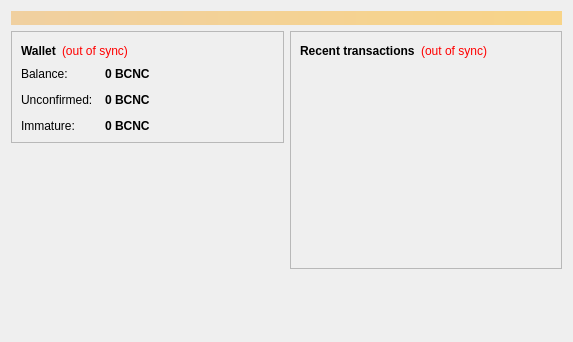
<?xml version="1.0" encoding="UTF-8"?>
<ui version="4.0">
 <class>OverviewPage</class>
 <widget class="QWidget" name="OverviewPage">
  <property name="geometry">
   <rect>
    <x>0</x>
    <y>0</y>
    <width>573</width>
    <height>342</height>
   </rect>
  </property>
  <property name="windowTitle">
   <string>Form</string>
  </property>
  <layout class="QVBoxLayout" name="topLayout">
   <item>
    <widget class="QLabel" name="labelAlerts">
     <property name="visible">
      <bool>false</bool>
     </property>
     <property name="styleSheet">
      <string notr="true">background-color: qlineargradient(x1: 0, y1: 0, x2: 1, y2: 0, stop:0 #F0D0A0, stop:1 #F8D488); color:#000000;</string>
     </property>
     <property name="wordWrap">
      <bool>true</bool>
     </property>
     <property name="margin">
      <number>3</number>
     </property>
    </widget>
   </item>
   <item>
    <layout class="QHBoxLayout" name="horizontalLayout" stretch="1,1">
     <item>
      <layout class="QVBoxLayout" name="verticalLayout_2">
       <item>
        <widget class="QFrame" name="frame">
         <property name="frameShape">
          <enum>QFrame::StyledPanel</enum>
         </property>
         <property name="frameShadow">
          <enum>QFrame::Raised</enum>
         </property>
         <layout class="QVBoxLayout" name="verticalLayout_4">
          <item>
           <layout class="QHBoxLayout" name="horizontalLayout_4">
            <item>
             <widget class="QLabel" name="label_5">
              <property name="font">
               <font>
                <weight>75</weight>
                <bold>true</bold>
               </font>
              </property>
              <property name="text">
               <string>Wallet</string>
              </property>
             </widget>
            </item>
            <item>
             <widget class="QLabel" name="labelWalletStatus">
              <property name="toolTip">
               <string>The displayed information may be out of date. Your wallet automatically synchronizes with the Bitcoincap network after a connection is established, but this process has not completed yet.</string>
              </property>
              <property name="styleSheet">
               <string notr="true">QLabel { color: red; }</string>
              </property>
              <property name="text">
               <string notr="true">(out of sync)</string>
              </property>
              <property name="alignment">
               <set>Qt::AlignLeading|Qt::AlignLeft|Qt::AlignVCenter</set>
              </property>
             </widget>
            </item>
            <item>
             <spacer name="horizontalSpacer_2">
              <property name="orientation">
               <enum>Qt::Horizontal</enum>
              </property>
              <property name="sizeHint" stdset="0">
               <size>
                <width>40</width>
                <height>20</height>
               </size>
              </property>
             </spacer>
            </item>
           </layout>
          </item>
          <item>
           <layout class="QFormLayout" name="formLayout_2">
            <property name="fieldGrowthPolicy">
             <enum>QFormLayout::AllNonFixedFieldsGrow</enum>
            </property>
            <property name="horizontalSpacing">
             <number>12</number>
            </property>
            <property name="verticalSpacing">
             <number>12</number>
            </property>
            <item row="0" column="0">
             <widget class="QLabel" name="label">
              <property name="text">
               <string>Balance:</string>
              </property>
             </widget>
            </item>
            <item row="0" column="1">
             <widget class="QLabel" name="labelBalance">
              <property name="font">
               <font>
                <weight>75</weight>
                <bold>true</bold>
               </font>
              </property>
              <property name="cursor">
               <cursorShape>IBeamCursor</cursorShape>
              </property>
              <property name="toolTip">
               <string>Your current balance</string>
              </property>
              <property name="text">
               <string notr="true">0 BCNC</string>
              </property>
              <property name="textInteractionFlags">
               <set>Qt::LinksAccessibleByMouse|Qt::TextSelectableByKeyboard|Qt::TextSelectableByMouse</set>
              </property>
             </widget>
            </item>
            <item row="1" column="0">
             <widget class="QLabel" name="label_3">
              <property name="text">
               <string>Unconfirmed:</string>
              </property>
             </widget>
            </item>
            <item row="1" column="1">
             <widget class="QLabel" name="labelUnconfirmed">
              <property name="font">
               <font>
                <weight>75</weight>
                <bold>true</bold>
               </font>
              </property>
              <property name="cursor">
               <cursorShape>IBeamCursor</cursorShape>
              </property>
              <property name="toolTip">
               <string>Total of transactions that have yet to be confirmed, and do not yet count toward the current balance</string>
              </property>
              <property name="text">
               <string notr="true">0 BCNC</string>
              </property>
              <property name="textInteractionFlags">
               <set>Qt::LinksAccessibleByMouse|Qt::TextSelectableByKeyboard|Qt::TextSelectableByMouse</set>
              </property>
             </widget>
            </item>
            <item row="2" column="0">
             <widget class="QLabel" name="labelImmatureText">
              <property name="text">
               <string>Immature:</string>
              </property>
             </widget>
            </item>
            <item row="2" column="1">
             <widget class="QLabel" name="labelImmature">
              <property name="font">
               <font>
                <weight>75</weight>
                <bold>true</bold>
               </font>
              </property>
              <property name="toolTip">
               <string>Mined balance that has not yet matured</string>
              </property>
              <property name="text">
               <string notr="true">0 BCNC</string>
              </property>
              <property name="textInteractionFlags">
               <set>Qt::LinksAccessibleByMouse|Qt::TextSelectableByKeyboard|Qt::TextSelectableByMouse</set>
              </property>
             </widget>
            </item>
           </layout>
          </item>
         </layout>
        </widget>
       </item>
       <item>
        <spacer name="verticalSpacer">
         <property name="orientation">
          <enum>Qt::Vertical</enum>
         </property>
         <property name="sizeHint" stdset="0">
          <size>
           <width>20</width>
           <height>40</height>
          </size>
         </property>
        </spacer>
       </item>
      </layout>
     </item>
     <item>
      <layout class="QVBoxLayout" name="verticalLayout_3">
       <item>
        <widget class="QFrame" name="frame_2">
         <property name="frameShape">
          <enum>QFrame::StyledPanel</enum>
         </property>
         <property name="frameShadow">
          <enum>QFrame::Raised</enum>
         </property>
         <layout class="QVBoxLayout" name="verticalLayout">
          <item>
           <layout class="QHBoxLayout" name="horizontalLayout_2">
            <item>
             <widget class="QLabel" name="label_4">
              <property name="text">
               <string>&lt;b&gt;Recent transactions&lt;/b&gt;</string>
              </property>
             </widget>
            </item>
            <item>
             <widget class="QLabel" name="labelTransactionsStatus">
              <property name="toolTip">
               <string>The displayed information may be out of date. Your wallet automatically synchronizes with the Bitcoincap network after a connection is established, but this process has not completed yet.</string>
              </property>
              <property name="styleSheet">
               <string notr="true">QLabel { color: red; }</string>
              </property>
              <property name="text">
               <string notr="true">(out of sync)</string>
              </property>
              <property name="alignment">
               <set>Qt::AlignRight|Qt::AlignTrailing|Qt::AlignVCenter</set>
              </property>
             </widget>
            </item>
            <item>
             <spacer name="horizontalSpacer">
              <property name="orientation">
               <enum>Qt::Horizontal</enum>
              </property>
              <property name="sizeHint" stdset="0">
               <size>
                <width>40</width>
                <height>20</height>
               </size>
              </property>
             </spacer>
            </item>
           </layout>
          </item>
          <item>
           <widget class="QListView" name="listTransactions">
            <property name="styleSheet">
             <string notr="true">QListView { background: transparent; }</string>
            </property>
            <property name="frameShape">
             <enum>QFrame::NoFrame</enum>
            </property>
            <property name="verticalScrollBarPolicy">
             <enum>Qt::ScrollBarAlwaysOff</enum>
            </property>
            <property name="horizontalScrollBarPolicy">
             <enum>Qt::ScrollBarAlwaysOff</enum>
            </property>
            <property name="selectionMode">
             <enum>QAbstractItemView::NoSelection</enum>
            </property>
           </widget>
          </item>
         </layout>
        </widget>
       </item>
       <item>
        <spacer name="verticalSpacer_2">
         <property name="orientation">
          <enum>Qt::Vertical</enum>
         </property>
         <property name="sizeHint" stdset="0">
          <size>
           <width>20</width>
           <height>40</height>
          </size>
         </property>
        </spacer>
       </item>
      </layout>
     </item>
    </layout>
   </item>
  </layout>
 </widget>
 <resources/>
 <connections/>
</ui>
